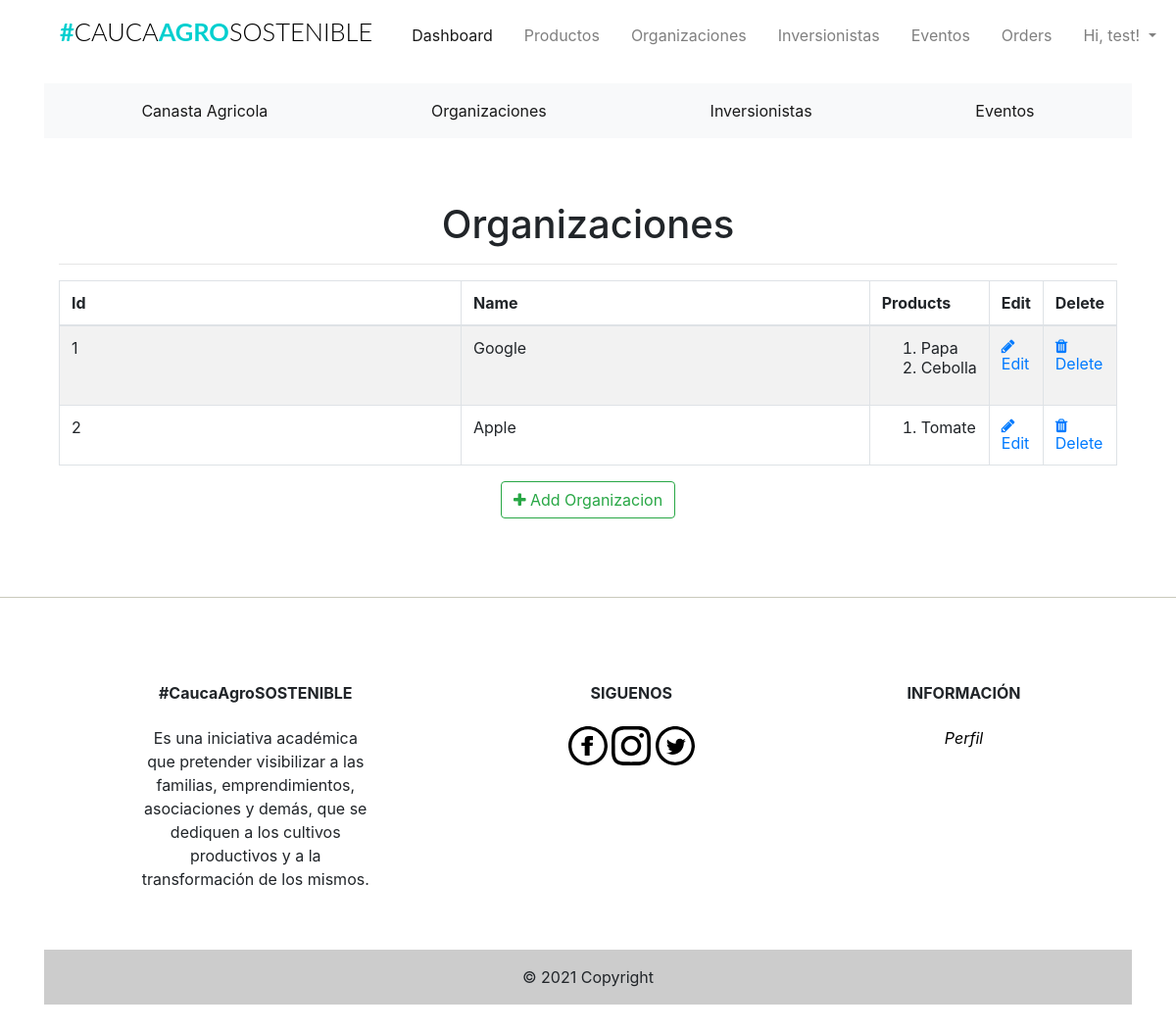
The page /admin/organizaciones (signed in) on the database its author committed.
### app/models.py (models this page shows, shortened)
class Users(UserMixin, db.Model):
    __tablename__ = "users"
    id = db.Column(db.Integer, primary_key=True)
    firstname = db.Column(db.String(24), index=True)
    lastname = db.Column(db.String(24), index=True)
    email = db.Column(db.String(50), index=True, unique=True)
    password_hash = db.Column(db.String)
    phonenumber = db.Column(db.String(18), index=True, unique=True)
    is_admin = db.Column(db.Boolean, default=False)
    order = db.relationship("Orders", backref='ordered_products')
    kart = db.relationship('Kart', uselist=False, backref='user_kart')
    shipping_info = db.relationship(
        'ShippingInfo', backref='shipping', lazy='dynamic')

class Organizaciones(db.Model):
    __tablename__ = 'organizaciones'
    id = db.Column(db.Integer, primary_key=True)
    organizacion_name = db.Column(db.String(20), index=True)
    organizacion_image = db.Column(db.String(120))
    organizacion_location = db.Column(db.String(120))
    organizacion_phone = db.Column(db.String(15))
    product = db.relationship('Products', backref='products_organizaciones')

class Products(db.Model):
    __tablename__ = 'products'
    id = db.Column(db.Integer, primary_key=True)
    product_name = db.Column(db.String(100), index=True)
    product_price = db.Column(db.Integer, index=True)
    product_image = db.Column(db.String(120))
    product_description = db.Column(db.String(200), index=True)
    product_stock = db.Column(db.Integer, index=True)
    product_cant = db.Column(db.String(5), index=True)
    promotion_value = db.Column(db.Integer, index=True)
    organizacion_id = db.Column(db.Integer, db.ForeignKey('organizaciones.id'))
    order = db.relationship(
        'Orders', secondary=association_table, backref='my_orders', lazy='dynamic')

### app/admin/routes.py (the view)
@admin.route('/organizaciones', methods=['GET', 'POST'])
@login_required
def list_organizaciones():
    check_admin()
    organizaciones = Organizaciones.query.all()
    return render_template('admin/organizaciones/organizaciones.html', title="Organizaciones", organizaciones=organizaciones)

### app/admin/routes.py (called while the page is built)
def check_admin():
    if not current_user.is_admin:
        abort(403)

### app/models.py (called while the page is built)
@login_manager.user_loader
def load_user(id):
    return Users.query.get(int(id))

### app/templates/admin/organizaciones/organizaciones.html (shortened to what this page needs)
{% extends "base.html" %}
{% block head %}
<head>
    <link href="//maxcdn.bootstrapcdn.com/font-awesome/4.1.0/css/font-awesome.min.css" rel="stylesheet">
</head>
{%endblock head%}
{% block body %}
<div class="container">
  <div class="outer">
    <div class="middle">
      <div class="inner">
        <br/>
        <br/>
        <h1 style="text-align:center;">Organizaciones</h1>
        {% if organizaciones %}
          <hr class="intro-divider">
            <table class="table table-striped table-bordered">
              <thead>
                <tr>
                  <th width="45%"> Id </th>
                  <th width="45%"> Name </th>
                  <th width="15%"> Products</th>
                  <th width="15%"> Edit </th>
                  <th width="15%"> Delete </th>
                </tr>
              </thead>
              <tbody>
              {% for organizacion in organizaciones %}
                <tr>
                  <td> {{ organizacion.id}} </td>
                  <td> {{ organizacion.organizacion_name}} </td>
                    {% if organizacion.product == [] %}
                    <td>
                      0
                    </td>
                    {% else %}
                  <td>
                      <ol>
                        {% for name in organizacion.product %}
                          <li>
                            {{ name.product_name }}
                          </li>
                          {% endfor %}
                        </ol>
                  </td>
                  {% endif %}
                  <td>
                    <a href="{{ url_for('admin.edit_organizacion', id=organizacion.id) }}">
                      <i class="fa fa-pencil"></i> Edit
                    </a>
                  </td>
                  <td>
                    <a href="{{ url_for('admin.delete_organizacion', id=organizacion.id) }}">
                      <i class="fa fa-trash"></i> Delete
                    </a>
                  </td>
                </tr>
              {% endfor %}
              </tbody>
            </table>
          <div style="text-align: center">
        {% else %}
          <div style="text-align: center">
            <h3> No Organizacion have been added. </h3>
            <hr class="intro-divider">
        {% endif %}
          <a href="{{ url_for('admin.add_organizacion') }}" class="btn btn-outline-success">
            <i class="fa fa-plus"></i>
            Add Organizacion
          </a>
        </div>
      </div>
    </div>
  </div>
</div>
{% endblock %}

### app/templates/navbar.html (shortened to what this page needs)
{% block navbar %}
<div class="container mt-1 mb-3">
  <nav class="navbar navbar-expand-lg navbar-light">
    <h1 class="brand_name">
      <a class="navbar-brand" href="{{ url_for('home.homepage') }}">#<span>CAUCA</span>AGRO<span>SOSTENIBLE</span></a>
    </h1>
    <div class="collapse navbar-collapse" id="navbarNav">
      <ul class="navbar-nav ml-auto mr-auto mt-2 mt-lg-0">
        {% if current_user.is_authenticated %}
        {% if current_user.is_admin %}
        <li class="nav-item ml-3">
          <a class="nav-link active" href="{{ url_for('home.admin_dashboard') }}">Dashboard</a>
        </li>
        <li class="nav-item ml-3">
          <a class="nav-link" href="{{ url_for('admin.list_products') }}">Productos</a>
        </li>
        <li class="nav-item ml-3">
          <a class="nav-link" href="{{ url_for('admin.list_organizaciones') }}">Organizaciones</a>
        </li>
        <li class="nav-item ml-3">
          <a class="nav-link" href="{{ url_for('admin.list_inversionistas') }}">Inversionistas</a>
        </li>
        <li class="nav-item ml-3">
          <a class="nav-link" href="{{ url_for('admin.list_eventos') }}">Eventos</a>
        </li>
        <li class="nav-item ml-3">
          <a class="nav-link" href="{{ url_for('admin.list_orders') }}">Orders</a>
        </li>
        {% else %}
        <li class="nav-item ml-3">
          <a class="nav-link" href="{{ url_for('users.cart') }}">Cart<span class="badge badge-light">{{ count
              }}</span></a>
        </li>
        {% endif %}
        <li class="nav-item dropdown ml-3">
          <a class="nav-link dropdown-toggle" data-toggle="dropdown" href="#" role="button" aria-haspopup="true"
            aria-expanded="false">
            Hi, {{ current_user.firstname }}!
          </a>
        </li>
        {% endif %}
      </ul>
    </div>
  </nav>
</div>
{% endblock %}

### app/static/css/st.css (style rules this page uses)
.brand_name .navbar-brand { font-size:1.59rem; text-transform: uppercase; font-family: 'Lato', sans-serif; font-weight: 700; color: #333; }
.brand_name >.navbar-brand { color:#01CFCF; text-decoration: none; }
.brand_name >.navbar-brand span { color: #000; font-weight: 300; }
.navbar-nav { width: 100%; align-items: flex-start; }

### rows shown on the page
Users: firstname "test"
Organizaciones: id "1", organizacion_name "Google"
Products: product_name "Papa"
Products: product_name "Cebolla"
Organizaciones: id "2", organizacion_name "Apple"
Products: product_name "Tomate"
